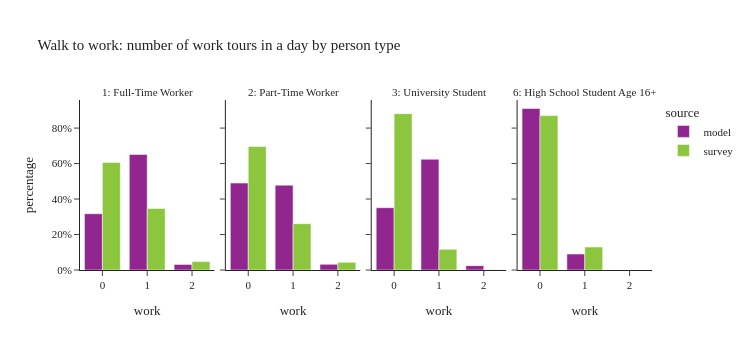

The code cell stored with this chart in its notebook:
### Code cell
plot_work_tour_ptype(per_data[(per_data['ptype'].isin(worker_ptype)) & (per_data['distance_to_work'] < 3)],"Walk to work: number of work tours in a day by person type")

### Figure 1 — Plotly figure (JSON) as saved in the notebook; plotly's stock layout.template omitted (floating-point values rounded to 4 significant figures)
{"data": [{"alignmentgroup": "True", "customdata": [[63884], [131174], [6346]], "hovertemplate": "source=model<br>ptype_label=1: Full-Time Worker<br>work=%{x}<br>percentage=%{y}<br>sample_size=%{customdata[0]}<extra></extra>", "legendgroup": "model", "marker": {"color": "#91268F", "pattern": {"shape": ""}}, "name": "model", "offsetgroup": "model", "orientation": "v", "showlegend": true, "textposition": "auto", "type": "bar", "x": [0.0, 1.0, 2.0], "xaxis": "x", "y": [0.3172, 0.6513, 0.03151], "yaxis": "y"}, {"alignmentgroup": "True", "customdata": [[16702], [16299], [1085]], "hovertemplate": "source=model<br>ptype_label=2: Part-Time Worker<br>work=%{x}<br>percentage=%{y}<br>sample_size=%{customdata[0]}<extra></extra>", "legendgroup": "model", "marker": {"color": "#91268F", "pattern": {"shape": ""}}, "name": "model", "offsetgroup": "model", "orientation": "v", "showlegend": false, "textposition": "auto", "type": "bar", "x": [0.0, 1.0, 2.0], "xaxis": "x2", "y": [0.49, 0.4782, 0.03183], "yaxis": "y2"}, {"alignmentgroup": "True", "customdata": [[3052], [5422], [214]], "hovertemplate": "source=model<br>ptype_label=3: University Student<br>work=%{x}<br>percentage=%{y}<br>sample_size=%{customdata[0]}<extra></extra>", "legendgroup": "model", "marker": {"color": "#91268F", "pattern": {"shape": ""}}, "name": "model", "offsetgroup": "model", "orientation": "v", "showlegend": false, "textposition": "auto", "type": "bar", "x": [0.0, 1.0, 2.0], "xaxis": "x3", "y": [0.3513, 0.6241, 0.02463], "yaxis": "y3"}, {"alignmentgroup": "True", "customdata": [[2113], [208]], "hovertemplate": "source=model<br>ptype_label=6: High School Student Age 16+<br>work=%{x}<br>percentage=%{y}<br>sample_size=%{customdata[0]}<extra></extra>", "legendgroup": "model", "marker": {"color": "#91268F", "pattern": {"shape": ""}}, "name": "model", "offsetgroup": "model", "orientation": "v", "showlegend": false, "textposition": "auto", "type": "bar", "x": [0.0, 1.0], "xaxis": "x4", "y": [0.9104, 0.08962], "yaxis": "y4"}, {"alignmentgroup": "True", "customdata": [[929], [436], [28]], "hovertemplate": "source=survey<br>ptype_label=1: Full-Time Worker<br>work=%{x}<br>percentage=%{y}<br>sample_size=%{customdata[0]}<extra></extra>", "legendgroup": "survey", "marker": {"color": "#8CC63E", "pattern": {"shape": ""}}, "name": "survey", "offsetgroup": "survey", "orientation": "v", "showlegend": true, "textposition": "auto", "type": "bar", "x": [0.0, 1.0, 2.0], "xaxis": "x", "y": [0.6063, 0.3463, 0.0474], "yaxis": "y"}, {"alignmentgroup": "True", "customdata": [[460], [137], [9]], "hovertemplate": "source=survey<br>ptype_label=2: Part-Time Worker<br>work=%{x}<br>percentage=%{y}<br>sample_size=%{customdata[0]}<extra></extra>", "legendgroup": "survey", "marker": {"color": "#8CC63E", "pattern": {"shape": ""}}, "name": "survey", "offsetgroup": "survey", "orientation": "v", "showlegend": false, "textposition": "auto", "type": "bar", "x": [0.0, 1.0, 2.0], "xaxis": "x2", "y": [0.6959, 0.2611, 0.04301], "yaxis": "y2"}, {"alignmentgroup": "True", "customdata": [[229], [30], [1]], "hovertemplate": "source=survey<br>ptype_label=3: University Student<br>work=%{x}<br>percentage=%{y}<br>sample_size=%{customdata[0]}<extra></extra>", "legendgroup": "survey", "marker": {"color": "#8CC63E", "pattern": {"shape": ""}}, "name": "survey", "offsetgroup": "survey", "orientation": "v", "showlegend": false, "textposition": "auto", "type": "bar", "x": [0.0, 1.0, 2.0], "xaxis": "x3", "y": [0.8814, 0.1169, 0.001658], "yaxis": "y3"}, {"alignmentgroup": "True", "customdata": [[73], [5]], "hovertemplate": "source=survey<br>ptype_label=6: High School Student Age 16+<br>work=%{x}<br>percentage=%{y}<br>sample_size=%{customdata[0]}<extra></extra>", "legendgroup": "survey", "marker": {"color": "#8CC63E", "pattern": {"shape": ""}}, "name": "survey", "offsetgroup": "survey", "orientation": "v", "showlegend": false, "textposition": "auto", "type": "bar", "x": [0.0, 1.0], "xaxis": "x4", "y": [0.8704, 0.1296], "yaxis": "y4"}], "layout": {"annotations": [{"font": {}, "showarrow": false, "text": "1: Full-Time Worker", "x": 0.1175, "xanchor": "center", "xref": "paper", "y": 1.0, "yanchor": "bottom", "yref": "paper"}, {"font": {}, "showarrow": false, "text": "2: Part-Time Worker", "x": 0.3725, "xanchor": "center", "xref": "paper", "y": 1.0, "yanchor": "bottom", "yref": "paper"}, {"font": {}, "showarrow": false, "text": "3: University Student", "x": 0.6275, "xanchor": "center", "xref": "paper", "y": 1.0, "yanchor": "bottom", "yref": "paper"}, {"font": {}, "showarrow": false, "text": "6: High School Student Age 16+", "x": 0.8825, "xanchor": "center", "xref": "paper", "y": 1.0, "yanchor": "bottom", "yref": "paper"}], "barmode": "group", "height": 350, "legend": {"title": {"text": "source"}, "tracegroupgap": 0}, "title": {"text": "Walk to work: number of work tours in a day by person type"}, "width": 750, "xaxis": {"anchor": "y", "domain": [0.0, 0.235], "title": {"text": "work"}}, "xaxis2": {"anchor": "y2", "domain": [0.255, 0.49], "matches": "x", "title": {"text": "work"}}, "xaxis3": {"anchor": "y3", "domain": [0.51, 0.745], "matches": "x", "title": {"text": "work"}}, "xaxis4": {"anchor": "y4", "domain": [0.765, 1.0], "matches": "x", "title": {"text": "work"}}, "yaxis": {"anchor": "x", "domain": [0.0, 1.0], "tickformat": ".0%", "title": {"text": "percentage"}}, "yaxis2": {"anchor": "x2", "domain": [0.0, 1.0], "matches": "y", "showticklabels": false, "tickformat": ".0%"}, "yaxis3": {"anchor": "x3", "domain": [0.0, 1.0], "matches": "y", "showticklabels": false}, "yaxis4": {"anchor": "x4", "domain": [0.0, 1.0], "matches": "y", "showticklabels": false}}}
